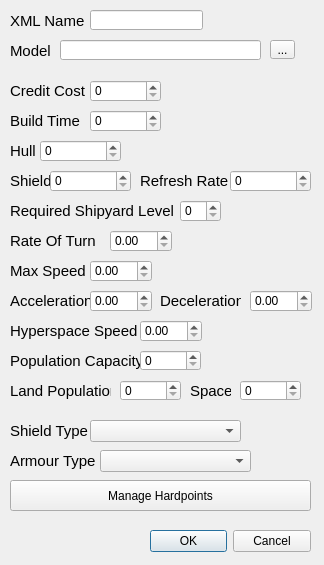
<?xml version="1.0" encoding="UTF-8"?>
<ui version="4.0">
 <class>Form</class>
 <widget class="QWidget" name="Form">
  <property name="geometry">
   <rect>
    <x>0</x>
    <y>0</y>
    <width>324</width>
    <height>565</height>
   </rect>
  </property>
  <property name="windowTitle">
   <string>Create Space Unit</string>
  </property>
  <widget class="QLabel" name="label">
   <property name="geometry">
    <rect>
     <x>10</x>
     <y>10</y>
     <width>81</width>
     <height>21</height>
    </rect>
   </property>
   <property name="font">
    <font>
     <pointsize>11</pointsize>
    </font>
   </property>
   <property name="text">
    <string>XML Name</string>
   </property>
  </widget>
  <widget class="QLineEdit" name="lineEdit">
   <property name="geometry">
    <rect>
     <x>90</x>
     <y>10</y>
     <width>113</width>
     <height>20</height>
    </rect>
   </property>
  </widget>
  <widget class="QSpinBox" name="spinBox">
   <property name="geometry">
    <rect>
     <x>90</x>
     <y>80</y>
     <width>71</width>
     <height>22</height>
    </rect>
   </property>
  </widget>
  <widget class="QLabel" name="label_2">
   <property name="geometry">
    <rect>
     <x>10</x>
     <y>80</y>
     <width>81</width>
     <height>21</height>
    </rect>
   </property>
   <property name="font">
    <font>
     <pointsize>11</pointsize>
    </font>
   </property>
   <property name="text">
    <string>Credit Cost</string>
   </property>
  </widget>
  <widget class="QSpinBox" name="spinBox_2">
   <property name="geometry">
    <rect>
     <x>90</x>
     <y>110</y>
     <width>71</width>
     <height>22</height>
    </rect>
   </property>
  </widget>
  <widget class="QLabel" name="label_3">
   <property name="geometry">
    <rect>
     <x>10</x>
     <y>110</y>
     <width>81</width>
     <height>21</height>
    </rect>
   </property>
   <property name="font">
    <font>
     <pointsize>11</pointsize>
    </font>
   </property>
   <property name="text">
    <string>Build Time</string>
   </property>
  </widget>
  <widget class="QLabel" name="label_4">
   <property name="geometry">
    <rect>
     <x>10</x>
     <y>140</y>
     <width>31</width>
     <height>21</height>
    </rect>
   </property>
   <property name="font">
    <font>
     <pointsize>11</pointsize>
    </font>
   </property>
   <property name="text">
    <string>Hull</string>
   </property>
  </widget>
  <widget class="QSpinBox" name="spinBox_3">
   <property name="geometry">
    <rect>
     <x>40</x>
     <y>140</y>
     <width>81</width>
     <height>22</height>
    </rect>
   </property>
  </widget>
  <widget class="QLabel" name="label_5">
   <property name="geometry">
    <rect>
     <x>10</x>
     <y>170</y>
     <width>41</width>
     <height>21</height>
    </rect>
   </property>
   <property name="font">
    <font>
     <pointsize>11</pointsize>
    </font>
   </property>
   <property name="text">
    <string>Shield</string>
   </property>
  </widget>
  <widget class="QSpinBox" name="spinBox_4">
   <property name="geometry">
    <rect>
     <x>50</x>
     <y>170</y>
     <width>81</width>
     <height>22</height>
    </rect>
   </property>
  </widget>
  <widget class="QSpinBox" name="spinBox_5">
   <property name="geometry">
    <rect>
     <x>230</x>
     <y>170</y>
     <width>81</width>
     <height>22</height>
    </rect>
   </property>
  </widget>
  <widget class="QLabel" name="label_6">
   <property name="geometry">
    <rect>
     <x>140</x>
     <y>170</y>
     <width>101</width>
     <height>21</height>
    </rect>
   </property>
   <property name="font">
    <font>
     <pointsize>11</pointsize>
    </font>
   </property>
   <property name="text">
    <string>Refresh Rate</string>
   </property>
  </widget>
  <widget class="QLabel" name="label_7">
   <property name="geometry">
    <rect>
     <x>10</x>
     <y>200</y>
     <width>171</width>
     <height>21</height>
    </rect>
   </property>
   <property name="font">
    <font>
     <pointsize>11</pointsize>
    </font>
   </property>
   <property name="text">
    <string>Required Shipyard Level</string>
   </property>
  </widget>
  <widget class="QSpinBox" name="spinBox_6">
   <property name="geometry">
    <rect>
     <x>180</x>
     <y>200</y>
     <width>41</width>
     <height>22</height>
    </rect>
   </property>
  </widget>
  <widget class="QDoubleSpinBox" name="doubleSpinBox">
   <property name="geometry">
    <rect>
     <x>110</x>
     <y>230</y>
     <width>62</width>
     <height>22</height>
    </rect>
   </property>
  </widget>
  <widget class="QLabel" name="label_8">
   <property name="geometry">
    <rect>
     <x>10</x>
     <y>230</y>
     <width>101</width>
     <height>21</height>
    </rect>
   </property>
   <property name="font">
    <font>
     <pointsize>11</pointsize>
    </font>
   </property>
   <property name="text">
    <string>Rate Of Turn</string>
   </property>
  </widget>
  <widget class="QDoubleSpinBox" name="doubleSpinBox_2">
   <property name="geometry">
    <rect>
     <x>90</x>
     <y>260</y>
     <width>62</width>
     <height>22</height>
    </rect>
   </property>
  </widget>
  <widget class="QLabel" name="label_9">
   <property name="geometry">
    <rect>
     <x>10</x>
     <y>260</y>
     <width>81</width>
     <height>21</height>
    </rect>
   </property>
   <property name="font">
    <font>
     <pointsize>11</pointsize>
    </font>
   </property>
   <property name="text">
    <string>Max Speed</string>
   </property>
  </widget>
  <widget class="QLabel" name="label_10">
   <property name="geometry">
    <rect>
     <x>10</x>
     <y>290</y>
     <width>81</width>
     <height>21</height>
    </rect>
   </property>
   <property name="font">
    <font>
     <pointsize>11</pointsize>
    </font>
   </property>
   <property name="text">
    <string>Acceleration</string>
   </property>
  </widget>
  <widget class="QDoubleSpinBox" name="doubleSpinBox_3">
   <property name="geometry">
    <rect>
     <x>90</x>
     <y>290</y>
     <width>62</width>
     <height>22</height>
    </rect>
   </property>
  </widget>
  <widget class="QDoubleSpinBox" name="doubleSpinBox_4">
   <property name="geometry">
    <rect>
     <x>250</x>
     <y>290</y>
     <width>62</width>
     <height>22</height>
    </rect>
   </property>
  </widget>
  <widget class="QLabel" name="label_11">
   <property name="geometry">
    <rect>
     <x>160</x>
     <y>290</y>
     <width>81</width>
     <height>21</height>
    </rect>
   </property>
   <property name="font">
    <font>
     <pointsize>11</pointsize>
    </font>
   </property>
   <property name="text">
    <string>Deceleration</string>
   </property>
  </widget>
  <widget class="QDoubleSpinBox" name="doubleSpinBox_5">
   <property name="geometry">
    <rect>
     <x>140</x>
     <y>320</y>
     <width>62</width>
     <height>22</height>
    </rect>
   </property>
  </widget>
  <widget class="QLabel" name="label_12">
   <property name="geometry">
    <rect>
     <x>10</x>
     <y>320</y>
     <width>131</width>
     <height>21</height>
    </rect>
   </property>
   <property name="font">
    <font>
     <pointsize>11</pointsize>
    </font>
   </property>
   <property name="text">
    <string>Hyperspace Speed</string>
   </property>
  </widget>
  <widget class="QLabel" name="label_13">
   <property name="geometry">
    <rect>
     <x>10</x>
     <y>350</y>
     <width>131</width>
     <height>21</height>
    </rect>
   </property>
   <property name="font">
    <font>
     <pointsize>11</pointsize>
    </font>
   </property>
   <property name="text">
    <string>Population Capacity</string>
   </property>
  </widget>
  <widget class="QSpinBox" name="spinBox_7">
   <property name="geometry">
    <rect>
     <x>140</x>
     <y>350</y>
     <width>61</width>
     <height>21</height>
    </rect>
   </property>
  </widget>
  <widget class="QLabel" name="label_14">
   <property name="geometry">
    <rect>
     <x>10</x>
     <y>420</y>
     <width>81</width>
     <height>21</height>
    </rect>
   </property>
   <property name="font">
    <font>
     <pointsize>11</pointsize>
    </font>
   </property>
   <property name="text">
    <string>Shield Type</string>
   </property>
  </widget>
  <widget class="QComboBox" name="comboBox">
   <property name="geometry">
    <rect>
     <x>90</x>
     <y>420</y>
     <width>151</width>
     <height>22</height>
    </rect>
   </property>
  </widget>
  <widget class="QLabel" name="label_15">
   <property name="geometry">
    <rect>
     <x>10</x>
     <y>450</y>
     <width>101</width>
     <height>21</height>
    </rect>
   </property>
   <property name="font">
    <font>
     <pointsize>11</pointsize>
    </font>
   </property>
   <property name="text">
    <string>Armour Type</string>
   </property>
  </widget>
  <widget class="QComboBox" name="comboBox_2">
   <property name="geometry">
    <rect>
     <x>100</x>
     <y>450</y>
     <width>151</width>
     <height>22</height>
    </rect>
   </property>
  </widget>
  <widget class="QLabel" name="label_16">
   <property name="geometry">
    <rect>
     <x>10</x>
     <y>380</y>
     <width>101</width>
     <height>21</height>
    </rect>
   </property>
   <property name="font">
    <font>
     <pointsize>11</pointsize>
    </font>
   </property>
   <property name="text">
    <string>Land Population</string>
   </property>
  </widget>
  <widget class="QSpinBox" name="spinBox_8">
   <property name="geometry">
    <rect>
     <x>120</x>
     <y>380</y>
     <width>61</width>
     <height>21</height>
    </rect>
   </property>
  </widget>
  <widget class="QLabel" name="label_17">
   <property name="geometry">
    <rect>
     <x>190</x>
     <y>380</y>
     <width>41</width>
     <height>21</height>
    </rect>
   </property>
   <property name="font">
    <font>
     <pointsize>11</pointsize>
    </font>
   </property>
   <property name="text">
    <string>Space</string>
   </property>
  </widget>
  <widget class="QSpinBox" name="spinBox_9">
   <property name="geometry">
    <rect>
     <x>240</x>
     <y>380</y>
     <width>61</width>
     <height>21</height>
    </rect>
   </property>
  </widget>
  <widget class="QLabel" name="label_18">
   <property name="geometry">
    <rect>
     <x>10</x>
     <y>40</y>
     <width>51</width>
     <height>21</height>
    </rect>
   </property>
   <property name="font">
    <font>
     <pointsize>11</pointsize>
    </font>
   </property>
   <property name="text">
    <string>Model</string>
   </property>
  </widget>
  <widget class="QLineEdit" name="lineEdit_2">
   <property name="geometry">
    <rect>
     <x>60</x>
     <y>40</y>
     <width>201</width>
     <height>20</height>
    </rect>
   </property>
  </widget>
  <widget class="QToolButton" name="toolButton">
   <property name="geometry">
    <rect>
     <x>270</x>
     <y>40</y>
     <width>25</width>
     <height>19</height>
    </rect>
   </property>
   <property name="text">
    <string>...</string>
   </property>
  </widget>
  <widget class="QPushButton" name="pushButton">
   <property name="geometry">
    <rect>
     <x>10</x>
     <y>480</y>
     <width>301</width>
     <height>31</height>
    </rect>
   </property>
   <property name="text">
    <string>Manage Hardpoints</string>
   </property>
  </widget>
  <widget class="QDialogButtonBox" name="buttonBox">
   <property name="geometry">
    <rect>
     <x>150</x>
     <y>530</y>
     <width>161</width>
     <height>23</height>
    </rect>
   </property>
   <property name="layoutDirection">
    <enum>Qt::LeftToRight</enum>
   </property>
   <property name="standardButtons">
    <set>QDialogButtonBox::Cancel|QDialogButtonBox::Ok</set>
   </property>
  </widget>
 </widget>
 <resources/>
 <connections/>
</ui>
